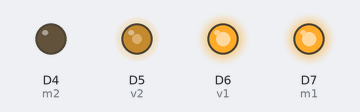
Recording of a sketch running on a simulated Arduino Due. On the bench: output pins drawn as LEDs (lit = HIGH).

Above: at 0.05 s.
At 3.4 s:
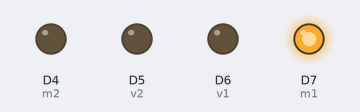
Timing chart, 0 to 7.9 s (numbered marks = the images above):
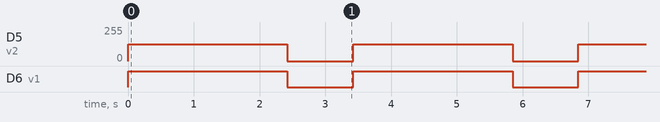

The sketch:

odometria1.ino
```cpp
int m1 = 7;
int m2 = 4;

int v1 = 6;
int v2 = 5;

void setup()
{
  pinMode(m1,OUTPUT);
  pinMode(v1,OUTPUT);
  pinMode(m2,OUTPUT);
  pinMode(v2,OUTPUT);

  analogWrite(v1, 0);
  analogWrite(v2, 0);
}

void loop() {
  digitalWrite(m1, HIGH);
  digitalWrite(m2, LOW);
  analogWrite(v1, 255);
  analogWrite(v2, 127);
  delay(2424);
  analogWrite(v1, 0);
  analogWrite(v2, 0);
  delay(1000);


}
```

Measured:
- by itself, D5 (v2): alternates 127/255 for 2.4 s and 0/255 for 1.0 s
- by itself, D6 (v1): alternates HIGH for 2.4 s and LOW for 1.0 s
